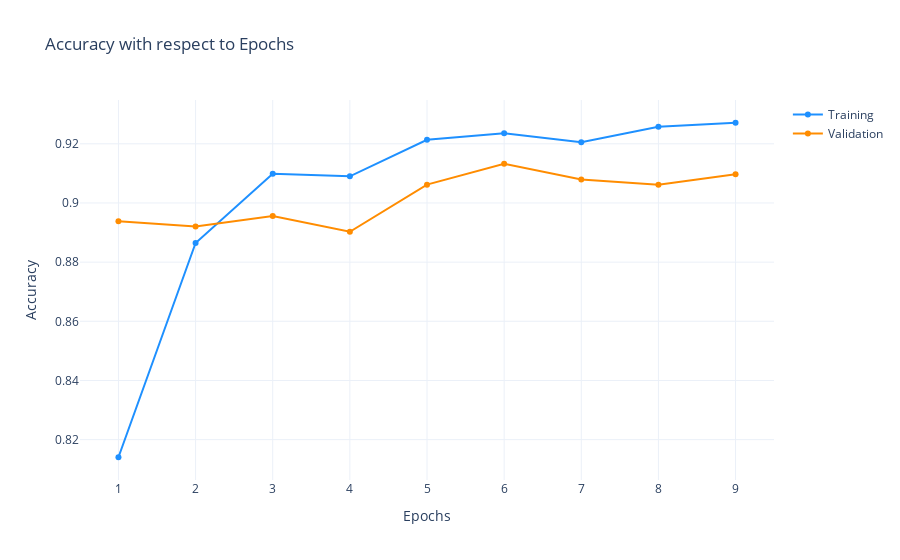

Notebook code cell kept with this figure:
### Code cell
display_training_curves(
    model_history.history['accuracy'], 
    model_history.history['val_accuracy'], 
    'accuracy')

### Figure 1 — Plotly figure (JSON) as saved in the notebook; plotly's stock layout.template omitted (floating-point values rounded to 4 significant figures)
{"data": [{"marker": {"color": "dodgerblue"}, "mode": "lines+markers", "name": "Training", "type": "scatter", "x": [1, 2, 3, 4, 5, 6, 7, 8, 9, 10, 11, 12, 13, 14, 15, 16, 17, 18, 19, 20, 21, 22, 23, 24, 25, 26, 27, 28, 29, 30], "y": [0.814, 0.8865, 0.9099, 0.909, 0.9214, 0.9236, 0.9205, 0.9258, 0.9271]}, {"marker": {"color": "darkorange"}, "mode": "lines+markers", "name": "Validation", "type": "scatter", "x": [1, 2, 3, 4, 5, 6, 7, 8, 9, 10, 11, 12, 13, 14, 15, 16, 17, 18, 19, 20, 21, 22, 23, 24, 25, 26, 27, 28, 29, 30], "y": [0.8938, 0.892, 0.8956, 0.8903, 0.9062, 0.9133, 0.908, 0.9062, 0.9097]}], "layout": {"title": {"text": "Accuracy with respect to Epochs"}, "xaxis": {"title": {"text": "Epochs"}}, "yaxis": {"title": {"text": "Accuracy"}}}}
